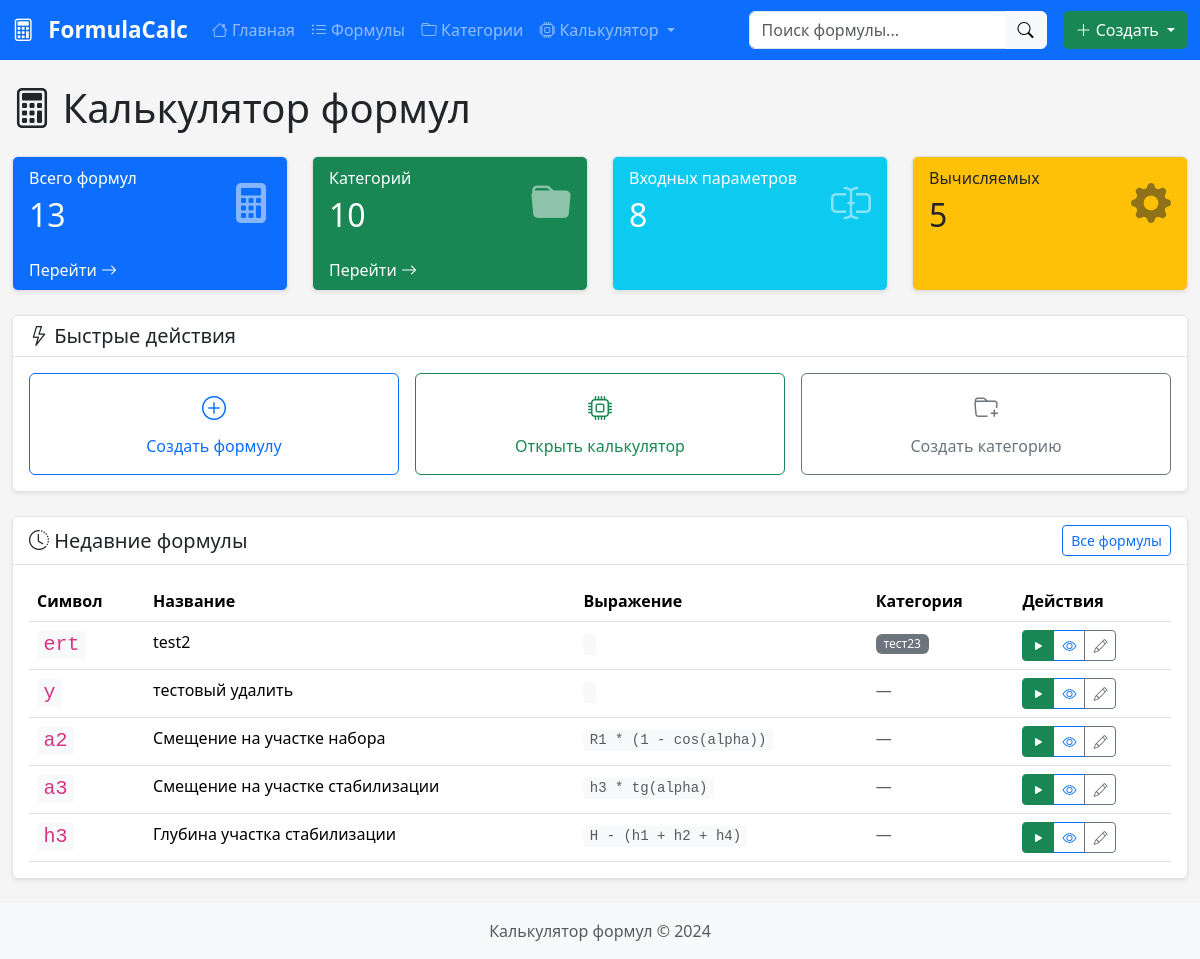
The page / on the database its author committed.
### formulas/models.py (models this page shows, shortened)
class Formula(models.Model):
    symbol = models.CharField(
        'Символ',
        max_length=50,
        unique=True,
        validators=[symbol_validator],
        help_text='Уникальный идентификатор (например: K, Re, alpha1)'
    )
    name = models.CharField(
        'Название',
        max_length=200,
        help_text='Понятное название формулы'
    )
    expression = models.TextField(
        'Выражение',
        blank=True,  # Разрешаем пустое значение
        default='',  # Значение по умолчанию
        help_text='Математическое выражение (например: R1 * (1 - cos(alpha)))'
    )
    unit = models.CharField(
        'Единица измерения',
        max_length=50,
        blank=True,
        help_text='Единица измерения результата (например: м, кг, Вт)'
    )
    description = models.TextField(
        'Описание',
        blank=True,
        help_text='Подробное описание формулы'
    )
    category = models.ForeignKey(
        Category,
        on_delete=models.SET_NULL,
        null=True,
        blank=True,
        related_name='formulas',
        verbose_name='Категория'
    )
    order = models.PositiveIntegerField(
        'Порядок',
        default=0
    )
    is_input = models.BooleanField(
        'Входной параметр',
        default=False,
        help_text='Если отмечено - это входное значение, а не вычисляемая формула'
    )
    default_value = models.FloatField(
        'Значение по умолчанию',
        null=True,
        blank=True
    )
    created_at = models.DateTimeField(auto_now_add=True)
    updated_at = models.DateTimeField(auto_now=True)
    class Meta:
        verbose_name = 'Формула'
        verbose_name_plural = 'Формулы'
        ordering = ['category', 'order', 'symbol']

class Category(models.Model):
    name = models.CharField(
        'Название',
        max_length=100
    )
    description = models.TextField(
        'Описание',
        blank=True
    )
    parent = models.ForeignKey(
        'self',
        on_delete=models.CASCADE,
        null=True,
        blank=True,
        related_name='children',
        verbose_name='Родительская категория'
    )
    order = models.PositiveIntegerField(
        'Порядок сортировки',
        default=0
    )
    created_at = models.DateTimeField(auto_now_add=True)
    updated_at = models.DateTimeField(auto_now=True)
    class Meta:
        verbose_name = 'Категория'
        verbose_name_plural = 'Категории'
        ordering = ['order', 'name']

### core/views.py (the view)
# urls.py: path('', views.HomeView.as_view(), name='home'),
class HomeView(View):
    def get(self, request):
        context = {
            'formula_count': Formula.objects.count(),
            'category_count': Category.objects.count(),
            'recent_formulas': Formula.objects.order_by('-updated_at')[:5],
            'input_formulas': Formula.objects.filter(is_input=True).count(),
            'calculated_formulas': Formula.objects.filter(is_input=False).count(),
        }
        return render(request, 'core/home.html', context)

### templates/core/home.html (shortened to what this page needs)
{% extends 'base.html' %}
{% block content %}
<div class="row">
    <div class="col-12">
        <h1 class="mb-4">
            <i class="bi bi-calculator"></i> Калькулятор формул
        </h1>
    </div>
</div>
<div class="row mb-4">
    <div class="col-md-3">
        <div class="card bg-primary text-white h-100">
            <div class="card-body">
                <div class="d-flex justify-content-between align-items-center">
                    <div>
                        <h6 class="card-subtitle mb-2">Всего формул</h6>
                        <h2 class="card-title mb-0">{{ formula_count }}</h2>
                    </div>
                    <i class="bi bi-calculator-fill fs-1 opacity-50"></i>
                </div>
            </div>
            <div class="card-footer bg-transparent border-0">
                <a href="{% url 'formulas:formula_list' %}" class="text-white text-decoration-none">
                    Перейти <i class="bi bi-arrow-right"></i>
                </a>
            </div>
        </div>
    </div>
    <div class="col-md-3">
        <div class="card bg-success text-white h-100">
            <div class="card-body">
                <div class="d-flex justify-content-between align-items-center">
                    <div>
                        <h6 class="card-subtitle mb-2">Категорий</h6>
                        <h2 class="card-title mb-0">{{ category_count }}</h2>
                    </div>
                    <i class="bi bi-folder-fill fs-1 opacity-50"></i>
                </div>
            </div>
            <div class="card-footer bg-transparent border-0">
                <a href="{% url 'formulas:category_list' %}" class="text-white text-decoration-none">
                    Перейти <i class="bi bi-arrow-right"></i>
                </a>
            </div>
        </div>
    </div>
    <div class="col-md-3">
        <div class="card bg-info text-white h-100">
            <div class="card-body">
                <div class="d-flex justify-content-between align-items-center">
                    <div>
                        <h6 class="card-subtitle mb-2">Входных параметров</h6>
                        <h2 class="card-title mb-0">{{ input_formulas }}</h2>
                    </div>
                    <i class="bi bi-input-cursor-text fs-1 opacity-50"></i>
                </div>
            </div>
        </div>
    </div>
    <div class="col-md-3">
        <div class="card bg-warning text-dark h-100">
            <div class="card-body">
                <div class="d-flex justify-content-between align-items-center">
                    <div>
                        <h6 class="card-subtitle mb-2">Вычисляемых</h6>
                        <h2 class="card-title mb-0">{{ calculated_formulas }}</h2>
                    </div>
                    <i class="bi bi-gear-fill fs-1 opacity-50"></i>
                </div>
            </div>
        </div>
    </div>
</div>
<div class="row mb-4">
    <div class="col-12">
        <div class="card">
            <div class="card-header">
                <h5 class="mb-0"><i class="bi bi-lightning"></i> Быстрые действия</h5>
            </div>
            <div class="card-body">
                <div class="row g-3">
                    <div class="col-md-4">
                        <a href="{% url 'formulas:formula_create' %}" class="btn btn-outline-primary w-100 py-3">
                            <i class="bi bi-plus-circle fs-4 d-block mb-2"></i>
                            Создать формулу
                        </a>
                    </div>
                    <div class="col-md-4">
                        <a href="{% url 'calculator:workspace' %}" class="btn btn-outline-success w-100 py-3">
                            <i class="bi bi-cpu fs-4 d-block mb-2"></i>
                            Открыть калькулятор
                        </a>
                    </div>
                    <div class="col-md-4">
                        <a href="{% url 'formulas:category_create' %}" class="btn btn-outline-secondary w-100 py-3">
                            <i class="bi bi-folder-plus fs-4 d-block mb-2"></i>
                            Создать категорию
                        </a>
                    </div>
                </div>
            </div>
        </div>
    </div>
</div>
<div class="row">
    <div class="col-12">
        <div class="card">
            <div class="card-header d-flex justify-content-between align-items-center">
                <h5 class="mb-0"><i class="bi bi-clock-history"></i> Недавние формулы</h5>
                <a href="{% url 'formulas:formula_list' %}" class="btn btn-sm btn-outline-primary">
                    Все формулы
                </a>
            </div>
            <div class="card-body">
                {% if recent_formulas %}
                <div class="table-responsive">
                    <table class="table table-hover mb-0">
                        <thead>
                            <tr>
                                <th>Символ</th>
                                <th>Название</th>
                                <th>Выражение</th>
                                <th>Категория</th>
                                <th>Действия</th>
                            </tr>
                        </thead>
                        <tbody>
                            {% for formula in recent_formulas %}
                            <tr>
                                <td>
                                    <code class="fs-5">{{ formula.symbol }}</code>
                                </td>
                                <td>{{ formula.name }}</td>
                                <td>
                                    <code class="text-muted">{{ formula.expression|truncatechars:50 }}</code>
                                </td>
                                <td>
                                    {% if formula.category %}
                                    <span class="badge bg-secondary">{{ formula.category.name }}</span>
                                    {% else %}
                                    <span class="text-muted">—</span>
                                    {% endif %}
                                </td>
                                <td>
                                    <div class="btn-group btn-group-sm">
                                        <a href="{% url 'calculator:formula_calculate' formula.pk %}"
                                           class="btn btn-success" title="Вычислить">
                                            <i class="bi bi-play-fill"></i>
                                        </a>
                                        <a href="{% url 'formulas:formula_detail' formula.pk %}"
                                           class="btn btn-outline-primary" title="Просмотр">
                                            <i class="bi bi-eye"></i>
                                        </a>
                                        <a href="{% url 'formulas:formula_edit' formula.pk %}"
                                           class="btn btn-outline-secondary" title="Редактировать">
                                            <i class="bi bi-pencil"></i>
                                        </a>
                                    </div>
                                </td>
                            </tr>
                            {% endfor %}
                        </tbody>
                    </table>
                </div>
                {% endif %}
            </div>
        </div>
    </div>
</div>
{% endblock %}

### templates/base.html (shortened to what this page needs)
{% load static %}
<!DOCTYPE html>
<html lang="ru">
<head>
    <link href="https://cdn.jsdelivr.net/npm/bootstrap@5.3.2/dist/css/bootstrap.min.css" rel="stylesheet">
    <link href="https://cdn.jsdelivr.net/npm/bootstrap-icons@1.11.1/font/bootstrap-icons.css" rel="stylesheet">
    <link href="{% static 'css/style.css' %}" rel="stylesheet">
</head>
<body>
    <nav class="navbar navbar-expand-lg navbar-dark bg-primary sticky-top">
        <div class="container-fluid">
            <a class="navbar-brand" href="{% url 'core:home' %}">
                <i class="bi bi-calculator"></i> FormulaCalc
            </a>
            <div class="collapse navbar-collapse" id="navbarNav">
                <ul class="navbar-nav me-auto">
                    <li class="nav-item">
                        <a class="nav-link" href="{% url 'core:home' %}">
                            <i class="bi bi-house"></i> Главная
                        </a>
                    </li>
                    <li class="nav-item">
                        <a class="nav-link" href="{% url 'formulas:formula_list' %}">
                            <i class="bi bi-list-ul"></i> Формулы
                        </a>
                    </li>
                    <li class="nav-item">
                        <a class="nav-link" href="{% url 'formulas:category_list' %}">
                            <i class="bi bi-folder"></i> Категории
                        </a>
                    </li>
                    <li class="nav-item dropdown">
                        <a class="nav-link dropdown-toggle" href="#" data-bs-toggle="dropdown">
                            <i class="bi bi-cpu"></i> Калькулятор
                        </a>
                    </li>
                </ul>
                <form class="d-flex me-3" action="{% url 'formulas:formula_list' %}" method="GET">
                    <div class="input-group">
                        <input type="text" class="form-control" name="search"
                               placeholder="Поиск формулы..."
                               value="{{ request.GET.search }}">
                        <button class="btn btn-light" type="submit">
                            <i class="bi bi-search"></i>
                        </button>
                    </div>
                </form>
                <div class="nav-item dropdown">
                    <a class="btn btn-success dropdown-toggle" href="#" data-bs-toggle="dropdown">
                        <i class="bi bi-plus-lg"></i> Создать
                    </a>
                </div>
            </div>
        </div>
    </nav>
    <main class="container-fluid py-4">
        {% block content %}{% endblock %}
    </main>
    <footer class="footer mt-auto py-3 bg-light">
        <div class="container text-center">
            <span class="text-muted">Калькулятор формул © 2024</span>
        </div>
    </footer>
</body>
</html>

### static/css/style.css (style rules this page uses)
:root { --primary-color: #0d6efd; --success-color: #198754; --warning-color: #ffc107; --danger-color: #dc3545; --light-bg: #f8f9fa; --border-color: #dee2e6; }
body { min-height: 100vh; display: flex; flex-direction: column; background-color: #f5f5f5; }
main { flex: 1; }
.navbar-brand { font-weight: 600; font-size: 1.4rem; }
.navbar-brand i { margin-right: 0.5rem; }
.card { box-shadow: 0 0.125rem 0.25rem rgba(0, 0, 0, 0.075); border: 1px solid var(--border-color); }
.card-header { background-color: white; border-bottom: 1px solid var(--border-color); font-weight: 500; }
.table code { background-color: var(--light-bg); padding: 0.15rem 0.4rem; border-radius: 0.2rem; }
.table .btn-group-sm .btn { padding: 0.25rem 0.5rem; }
.badge { font-weight: 500; }
.sticky-top { z-index: 1020; }

### rows shown on the page
Formula: symbol "ert", name "test2", category.name "тест23"
Formula: symbol "y", name "тестовый удалить"
Formula: symbol "a2", name "Смещение на участке набора", expression "R1 * (1 - cos(alpha))"
Formula: symbol "a3", name "Смещение на участке стабилизации", expression "h3 * tg(alpha)"
Formula: symbol "h3", name "Глубина участка стабилизации", expression "H - (h1 + h2 + h4)"

### other values the page prints
{{ category_count }} "10"
{{ input_formulas }} "8"
{{ calculated_formulas }} "5"
